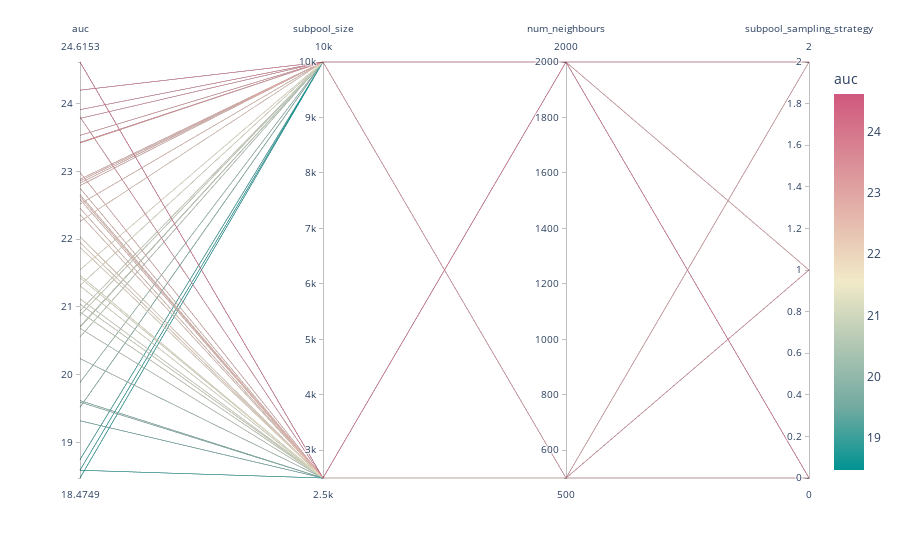

Notebook code cell kept with this figure:
### Code cell
import plotly.express as px
from sklearn.preprocessing import LabelEncoder
l = LabelEncoder()

fig = px.parallel_coordinates(
    plot_data.loc[plot_data["dataset"] == "amazon"].assign(subpool_sampling_strategy=lambda _df: l.fit_transform(_df["subpool_sampling_strategy"])), 
    color="auc", 
    dimensions=[
        "auc",
        "subpool_size",
        "num_neighbours",
        "subpool_sampling_strategy",
    ],
    color_continuous_scale=px.colors.diverging.Tealrose,
    # color_continuous_midpoint=15,
)
fig.show()

### Figure 1 — Plotly figure (JSON) as saved in the notebook; plotly's stock layout.template omitted (floating-point values rounded to 4 significant figures; data arrays with more than 128 entries replaced by an {"elided": "..."} marker saying what was removed)
{"data": [{"dimensions": [{"label": "auc", "values": {"elided": "3552 float values"}}, {"label": "subpool_size", "values": {"elided": "3552 int values"}}, {"label": "num_neighbours", "values": {"elided": "3552 int values"}}, {"label": "subpool_sampling_strategy", "values": {"elided": "3552 int values"}}], "domain": {"x": [0, 1], "y": [0, 1]}, "line": {"color": {"elided": "3552 float values"}, "coloraxis": "coloraxis"}, "name": "", "type": "parcoords"}], "layout": {"coloraxis": {"colorbar": {"title": {"text": "auc"}}, "colorscale": [[0, "rgb(0, 147, 146)"], [0.1667, "rgb(114, 170, 161)"], [0.3333, "rgb(177, 199, 179)"], [0.5, "rgb(241, 234, 200)"], [0.6667, "rgb(229, 185, 173)"], [0.8333, "rgb(217, 137, 148)"], [1, "rgb(208, 88, 126)"]]}, "legend": {"tracegroupgap": 0}, "margin": {"t": 60}}}
